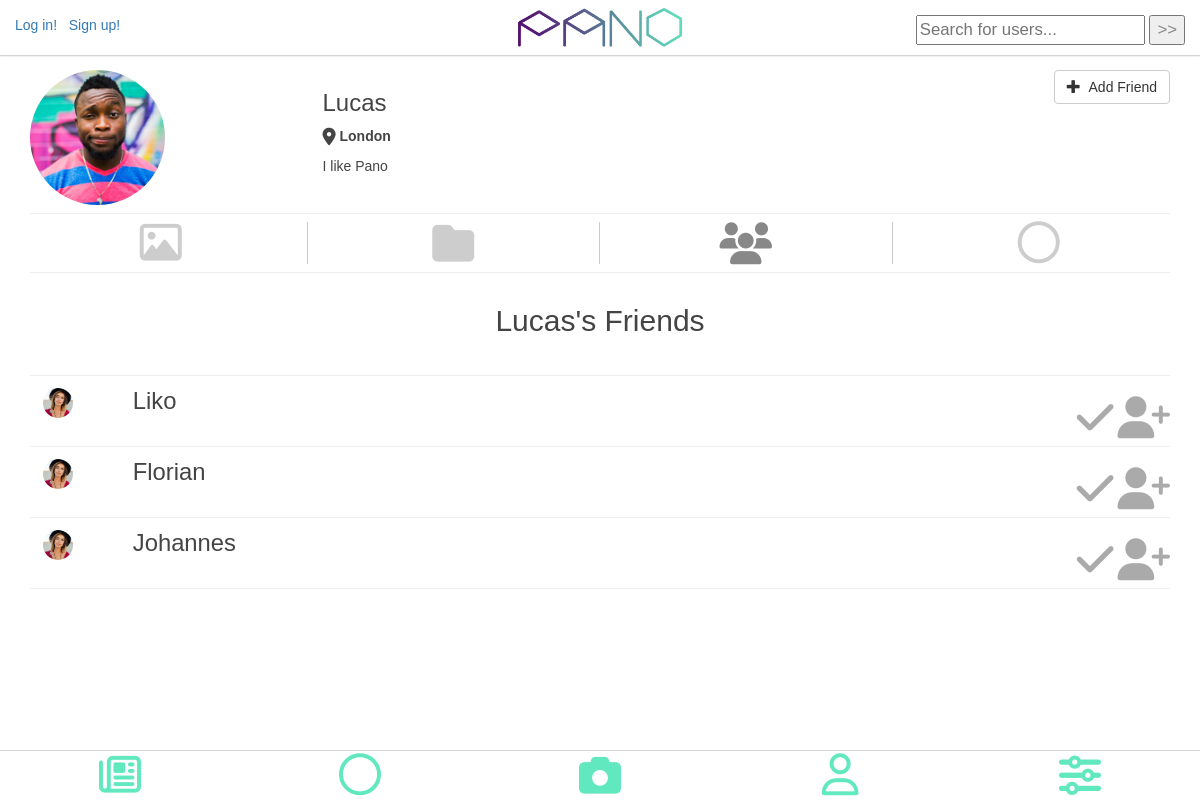
The page /profile-friends.php?id=Lucas on the database its author committed.
### tables this page shows
CREATE TABLE `user` (
  `UserID` int(20) NOT NULL,
  `FirstName` varchar(30) NOT NULL,
  `LastName` varchar(30) NOT NULL,
  `UserName` varchar(30) NOT NULL,
  `EmailAddress` varchar(80) NOT NULL,
  `Password` char(64) NOT NULL,
  `Location` varchar(150) NOT NULL,
  `ShortDescrip` varchar(150) NOT NULL,
  `DateCreated` datetime NOT NULL DEFAULT CURRENT_TIMESTAMP,
  `SettingID` int(5) NOT NULL DEFAULT '3'
);

### includes/friends-list.php (the view)
<?php
class frienditem{
  private $friendName;
  private $friendLink;
  private $friendPictureID;
  private $isFriendOfUser;
  public function __construct($friendName, $friendLink, $friendPictureID,  $isFriendOfUser){
    $this->friendName =$friendName;
    $this->friendLink =$friendLink;
    $this->friendPictureID =$friendPictureID;
    $this->isFriendOfUser =$isFriendOfUser;
  }
  public function returnHTML(){
    $output = '<div class="row friend-content">
    <div class="col-md-6 col-xs-6 friend-name">
    <a href="'.SITE_ROOT.'/profile-info.php?id='.$this->friendLink.'">&nbsp;
    <img src="'.SITE_ROOT.'/images/profilepics/'.$this->friendPictureID.'.jpg" class="img-circle comment-picture" /> &nbsp; &nbsp; &nbsp; &nbsp; '.$this->friendName.'
    </a>
    </div>
    <div class="col col-md-6 col-xs-6 friending-icon">';
    if($this->isFriendOfUser){
      $output .= '
      <i  class="fa fa-3x fa-check friending-icon" ></i>
      </div>
      </div>
      <hr>';
    }else{
      $output .= '
      <a href="" class="" ng-click="isfriend'.$this->friendName.' = !isfriend'.$this->friendName.'"> <i  class="fa fa-3x fa-check friending-icon" ng-show="isfriend'.$this->friendName.'" ></i>
      <i  class="fa fa-3x fa-user-plus friending-icon" ng-hide="isfriend'.$this->friendName.'"></i>
      </a>
      </div>
      </div>
      <hr>';
    }
    return $output;
  }
}

### profile-friends.php (shortened to what this page needs)
<?php
require_once('includes/dbconnect.php');
$filename = basename(__FILE__, '.php');
if (isset($_GET['id'])) {
    $profileUserName = $_GET['id'];
    include('includes/profile-header.php');
}
?>
<!DOCTYPE html>
<html>
<head>
    <link rel="stylesheet" href="https://maxcdn.bootstrapcdn.com/bootstrap/3.3.7/css/bootstrap.min.css">
    <link rel="stylesheet" href="https://cdnjs.cloudflare.com/ajax/libs/animate.css/3.5.2/animate.min.css">
    <link rel="stylesheet" href="css/offset.css">
    <link rel="stylesheet" href="css/style.css">
</head>
<body ng-app="">
    <?php
        include('includes/header.php');
     ?>
    <main>
      <div class="content friends-content container">
        <h2><?= $profileUserName ?>'s Friends</h2>
        <br />
        <hr />
      <?php
        include('includes/friends-list.php');
        $query = ("SELECT
                    user.`UserName` AS UserName, user.`UserID` AS UserID
                    FROM friends LEFT JOIN user
                    ON user.`UserID` = friends.`UserID`
                    OR user.`UserID` = friends.`FriendID`
                    AND user.`UserID` != '$profileUserID'
                    WHERE friends.`UserID` = '$profileUserID'
                    OR friends.`FriendID` = '$profileUserID'");
        if ($result = mysqli_query($conn, $query)) {
            $isFriendOfUser = false;
            while ($row = mysqli_fetch_array($result)) {
                $friendName = $row['UserName'];
                if ($friendName == $profileUserName || $friendName == $_SESSION['UserName']){
                    continue;
                }
                $row = new frienditem($friendName, $friendName, '3', $isFriendOfUser);
                echo $row->returnHTML();
            }
        }
       ?>
      </div>
    </main>
    <?php
        include('includes/footer.php');
    ?>
</body>
</html>

### includes/profile-header.php (shortened to what this page needs)
<?php
    $query = "SELECT * FROM user WHERE UserName = '$profileUserName'";
    if ($result = mysqli_query($conn, $query)) {
        $count = mysqli_num_rows($result);
        $row = mysqli_fetch_array($result);
        if ($count == 1 ){
            $profilePictureID = 1;
            $profileUserID = $row['UserID'];
            $profileUserLocation = $row['Location'];
            $profileUserDescription = $row['ShortDescrip'];
        } else {
            header("Location: 404.php");
        }
    }
    $are_we_friends = false;
    if ($_SESSION['UserName'] != $profileUserName) {
        $query = "SELECT * FROM friends WHERE
                    UserID = '$profileUserID' AND FriendID = '{$_SESSION['UserID']}'
                    OR
                    UserID = '{$_SESSION['UserID']}' AND FriendID = '$profileUserID'";
        if ($result = mysqli_query($conn, $query)) {
            $count = mysqli_num_rows($result);
            if ($count == 1) {
                $are_we_friends = true;
            } else {
                $are_we_friends = false;
            }
        }
    }
 ?>
<div class="container profile-info">
    <div class="row ">
        <div class="col col-md-3 col-xs-3 profile-info-row">
            <img src="<?=SITE_ROOT?>/images/profilepics/<?=$profilePictureID?>.jpg" class="img-circle img-responsive profile-user-picture " />
        </div>
        <div class="col col-md-6  col-xs-6 container">
            <p class="profile-info-name">
                <h3><?=$profileUserName?></h3>
            </p>
            <p class="profile-info-location location"><i class="fa fa-map-marker fa-lg"></i>&nbsp;<?=$profileUserLocation?></p>
            <p class="profile-info-description"><?=$profileUserDescription?></p>
        </div>
        <div class="col col-md-3 col-xs-3 profile-info-row" id="<?=$profilePictureID?>">
            <?php if ($_SESSION['UserName'] == $profileUserName) : ?>
                <button type="button" class="btn btn-default pull-right edit-button"><span class="glyphicon glyphicon-pencil"></span>&nbsp;&nbsp;Edit Profile </button>
            <?php elseif ($are_we_friends) :?>
                <button type="button" class="btn btn-default pull-right"><span class="glyphicon glyphicon-minus"></span>&nbsp;&nbsp;Remove Friend </button>
            <?php else :?>
                <button type="button" class="btn btn-default pull-right"><span class="glyphicon glyphicon-plus"></span>&nbsp;&nbsp;Add Friend </button>
            <?php endif;?>
        </div>
    </div>
    <hr />
</div>
<div class="container profile-options">
    <div class="row">
        <div class="col-md-3 col-xs-3   lv-icons-unclicked border-right <?php echo ($filename == 'profile-info' ? 'lv-icons-clicked': '' )?>">
            <a href="<?=SITE_ROOT?>/profile-info.php?id=<?php echo $profileUserName;?>"> <i class="fa  fa-picture-o fa-3x"></i></a>
        </div>
        <div class="col-md-3  col-xs-3  lv-icons-unclicked  border-right <?php echo ($filename == 'profile-collections' ? 'lv-icons-clicked': '' )?>">
            <a href="<?=SITE_ROOT?>/profile-collections.php?id=<?php echo $profileUserName;?>"> <i class="fa fa-folder fa-3x"></i></a>
        </div>
        <div class="col-md-3  col-xs-3  lv-icons-unclicked  border-right <?php echo ($filename == 'profile-friends' ? 'lv-icons-clicked': '' )?>">
            <a href="<?=SITE_ROOT?>/profile-friends.php?id=<?php echo $profileUserName;?>"> <i class="fa fa-users fa-3x"></i></a>
        </div>
        <div class="col-md-3  col-xs-3 lv-icons-unclicked <?php echo ($filename == 'profile-circles' ? 'lv-icons-clicked': '' )?>">
            <a href="<?=SITE_ROOT?>/profile-circles.php?id=<?php echo $profileUserName;?>"> <i class="fa fa-circle-o fa-3x"></i></a>
        </div>
    </div>
    <hr />
</div>

### css/style.css (style rules this page uses)
body { font-family: 'Lato-Light', sans-serif; font-variant: normal; font-weight: 100; color: white; text-align: center; }
body { padding-top: 60px; padding-bottom: 70px; }
.content { text-align: center; }
.profile-info .profile-user-picture { max-height: 135px; width: auto; }
.comment-picture { height: 30px; width: auto; }
hr { color: #ccc; }
.fa { color: color: #61e8bf; vertical-align: middle; }
.lv-icons-unclicked a i { color: #cdcdcd; }
.lv-icons-clicked a i { color: #888; }
hr { margin-top: 8px; margin-bottom: 8px; }
.location { font-weight: 600; }
.collections-content,.collections-content a, .friends-content, .friends-content a, .collection-content, .collection-content a, .circles-content, .circles-content a { text-align: center; color: #444; }
.profile-info { padding-top: 10px; color: #444; text-align: left; }
.border-right { border-right: 1px solid #ccc; }
.collections-content h2, .friends-content h2, .collection-content h2 { padding-top: 3px; }
.friend-name { text-align: left; font-size: 1.7em; }
.friending-icon { padding-top: 6px; text-align: right; color: #aaa; }

### rows shown on the page
user: Location "London", ShortDescrip "I like Pano"
user: UserName "Liko"
user: UserName "Florian"
user: UserName "Johannes"

### other values the page prints
$profileUserName "Lucas"
